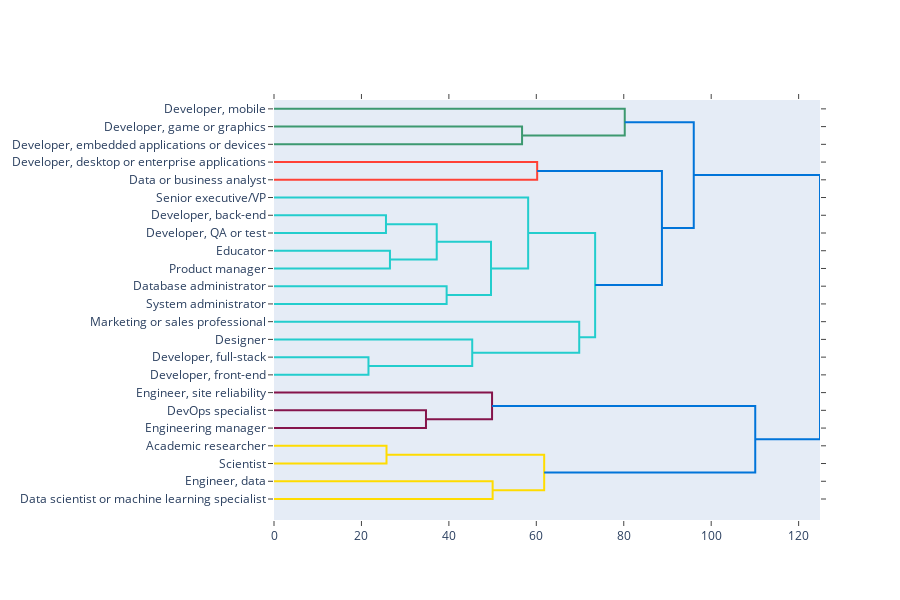

Notebook code for this chart:
### Markdown cell above
# Draw Dendogram to show the relationship between the jobs(clusters)

### Code cell
fig = ff.create_dendrogram(df_skills_percentage, labels=df_skills_percentage.index ,orientation="left")
fig.update_layout(width=900, height=600)
fig.show()

### Figure 1 — Plotly figure (JSON) as saved in the notebook; plotly's stock layout.template omitted (floating-point values rounded to 4 significant figures)
{"data": [{"hoverinfo": "text", "marker": {"color": "rgb(61,153,112)"}, "mode": "lines", "type": "scatter", "x": [0, 56.74, 56.74, 0], "xaxis": "x", "y": [-15, -15, -25, -25], "yaxis": "y"}, {"hoverinfo": "text", "marker": {"color": "rgb(61,153,112)"}, "mode": "lines", "type": "scatter", "x": [0, 80.23, 80.23, 56.74], "xaxis": "x", "y": [-5, -5, -20, -20], "yaxis": "y"}, {"hoverinfo": "text", "marker": {"color": "rgb(255,65,54)"}, "mode": "lines", "type": "scatter", "x": [0, 60.19, 60.19, 0], "xaxis": "x", "y": [-35, -35, -45, -45], "yaxis": "y"}, {"hoverinfo": "text", "marker": {"color": "rgb(35,205,205)"}, "mode": "lines", "type": "scatter", "x": [0, 25.61, 25.61, 0], "xaxis": "x", "y": [-65, -65, -75, -75], "yaxis": "y"}, {"hoverinfo": "text", "marker": {"color": "rgb(35,205,205)"}, "mode": "lines", "type": "scatter", "x": [0, 26.52, 26.52, 0], "xaxis": "x", "y": [-85, -85, -95, -95], "yaxis": "y"}, {"hoverinfo": "text", "marker": {"color": "rgb(35,205,205)"}, "mode": "lines", "type": "scatter", "x": [25.61, 37.22, 37.22, 26.52], "xaxis": "x", "y": [-70, -70, -90, -90], "yaxis": "y"}, {"hoverinfo": "text", "marker": {"color": "rgb(35,205,205)"}, "mode": "lines", "type": "scatter", "x": [0, 39.49, 39.49, 0], "xaxis": "x", "y": [-105, -105, -115, -115], "yaxis": "y"}, {"hoverinfo": "text", "marker": {"color": "rgb(35,205,205)"}, "mode": "lines", "type": "scatter", "x": [37.22, 49.63, 49.63, 39.49], "xaxis": "x", "y": [-80, -80, -110, -110], "yaxis": "y"}, {"hoverinfo": "text", "marker": {"color": "rgb(35,205,205)"}, "mode": "lines", "type": "scatter", "x": [0, 58.14, 58.14, 49.63], "xaxis": "x", "y": [-55, -55, -95, -95], "yaxis": "y"}, {"hoverinfo": "text", "marker": {"color": "rgb(35,205,205)"}, "mode": "lines", "type": "scatter", "x": [0, 21.61, 21.61, 0], "xaxis": "x", "y": [-145, -145, -155, -155], "yaxis": "y"}, {"hoverinfo": "text", "marker": {"color": "rgb(35,205,205)"}, "mode": "lines", "type": "scatter", "x": [0, 45.34, 45.34, 21.61], "xaxis": "x", "y": [-135, -135, -150, -150], "yaxis": "y"}, {"hoverinfo": "text", "marker": {"color": "rgb(35,205,205)"}, "mode": "lines", "type": "scatter", "x": [0, 69.81, 69.81, 45.34], "xaxis": "x", "y": [-125, -125, -142.5, -142.5], "yaxis": "y"}, {"hoverinfo": "text", "marker": {"color": "rgb(35,205,205)"}, "mode": "lines", "type": "scatter", "x": [58.14, 73.45, 73.45, 69.81], "xaxis": "x", "y": [-75, -75, -133.8, -133.8], "yaxis": "y"}, {"hoverinfo": "text", "marker": {"color": "rgb(0,116,217)"}, "mode": "lines", "type": "scatter", "x": [60.19, 88.73, 88.73, 73.45], "xaxis": "x", "y": [-40, -40, -104.4, -104.4], "yaxis": "y"}, {"hoverinfo": "text", "marker": {"color": "rgb(0,116,217)"}, "mode": "lines", "type": "scatter", "x": [80.23, 96.01, 96.01, 88.73], "xaxis": "x", "y": [-12.5, -12.5, -72.19, -72.19], "yaxis": "y"}, {"hoverinfo": "text", "marker": {"color": "rgb(133,20,75)"}, "mode": "lines", "type": "scatter", "x": [0, 34.76, 34.76, 0], "xaxis": "x", "y": [-175, -175, -185, -185], "yaxis": "y"}, {"hoverinfo": "text", "marker": {"color": "rgb(133,20,75)"}, "mode": "lines", "type": "scatter", "x": [0, 49.88, 49.88, 34.76], "xaxis": "x", "y": [-165, -165, -180, -180], "yaxis": "y"}, {"hoverinfo": "text", "marker": {"color": "rgb(255,220,0)"}, "mode": "lines", "type": "scatter", "x": [0, 25.73, 25.73, 0], "xaxis": "x", "y": [-195, -195, -205, -205], "yaxis": "y"}, {"hoverinfo": "text", "marker": {"color": "rgb(255,220,0)"}, "mode": "lines", "type": "scatter", "x": [0, 50.01, 50.01, 0], "xaxis": "x", "y": [-215, -215, -225, -225], "yaxis": "y"}, {"hoverinfo": "text", "marker": {"color": "rgb(255,220,0)"}, "mode": "lines", "type": "scatter", "x": [25.73, 61.8, 61.8, 50.01], "xaxis": "x", "y": [-200, -200, -220, -220], "yaxis": "y"}, {"hoverinfo": "text", "marker": {"color": "rgb(0,116,217)"}, "mode": "lines", "type": "scatter", "x": [49.88, 110.1, 110.1, 61.8], "xaxis": "x", "y": [-172.5, -172.5, -210, -210], "yaxis": "y"}, {"hoverinfo": "text", "marker": {"color": "rgb(0,116,217)"}, "mode": "lines", "type": "scatter", "x": [96.01, 124.9, 124.9, 110.1], "xaxis": "x", "y": [-42.34, -42.34, -191.2, -191.2], "yaxis": "y"}], "layout": {"autosize": false, "height": 600, "hovermode": "closest", "showlegend": false, "width": 900, "xaxis": {"mirror": "allticks", "rangemode": "tozero", "showgrid": false, "showline": true, "showticklabels": true, "ticks": "outside", "type": "linear", "zeroline": false}, "yaxis": {"mirror": "allticks", "rangemode": "tozero", "showgrid": false, "showline": true, "showticklabels": true, "tickmode": "array", "ticks": "outside", "ticktext": ["Developer, mobile", "Developer, game or graphics", "Developer, embedded applications or devices", "Developer, desktop or enterprise applications", "Data or business analyst", "Senior executive/VP", "Developer, back-end", "Developer, QA or test", "Educator", "Product manager", "Database administrator", "System administrator", "Marketing or sales professional", "Designer", "Developer, full-stack", "Developer, front-end", "Engineer, site reliability", "DevOps specialist", "Engineering manager", "Academic researcher", "Scientist", "Engineer, data", "Data scientist or machine learning specialist"], "tickvals": [-5, -15, -25, -35, -45, -55, -65, -75, -85, -95, -105, -115, -125, -135, -145, -155, -165, -175, -185, -195, -205, -215, -225], "type": "linear", "zeroline": false}}}
